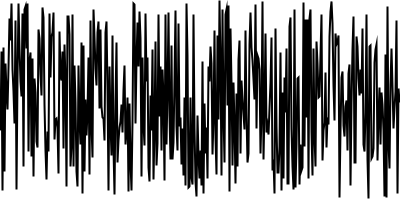
Frame 1 (no input)
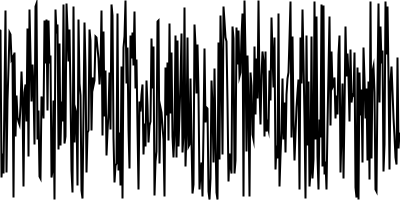
Frame 60 (the mouse pressed at the canvas centre just before this capture)
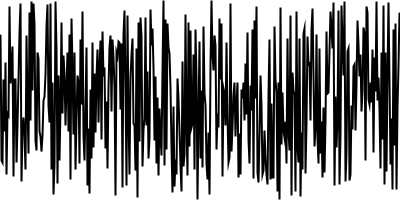
Frame 120 (the mouse held since frame 60 and released just before this capture)

The Processing sketch that drew these frames (run headless with seeded random() and noise(); from frame 60 on, the mouse is pressed at the canvas centre):

// Processing sketch: sketch_9_RandomGraph
// ── sketch_9_RandomGraph.pde

void setup() {
  size(400,200);
  smooth();
}


void draw() {
  background(255);
  noFill();
  stroke(0);
  strokeWeight(2);
  beginShape();
  for (int i = 0; i < width; i++) {
    float y = random(height);
    vertex(i,y);
  }
  endShape();
}
